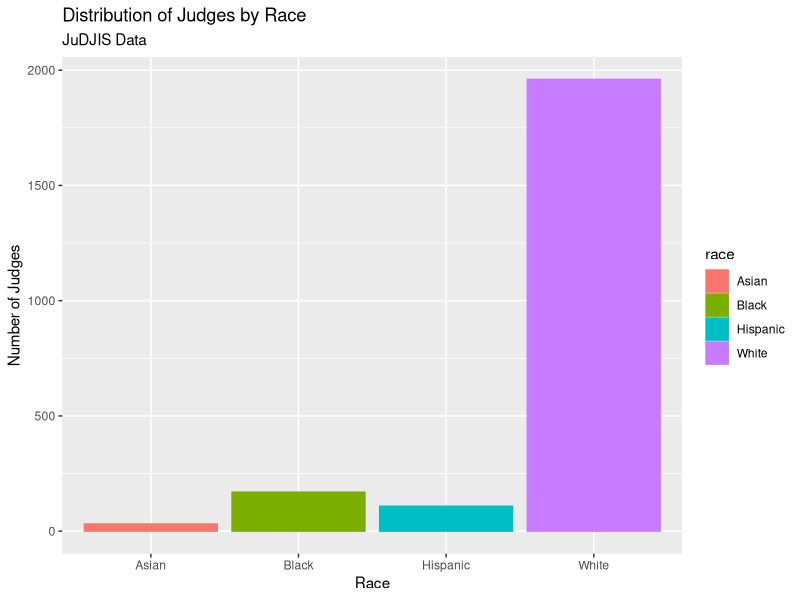

Generate this figure with R:
## ---- chunk 1
library(readr)
judges <- read_csv("data/agjudgeyear_full.csv")
## ---- chunk 2
head(judges)
## ---- chunk 3
judges
## ---- chunk 4
library(ggplot2)
library(tidyverse)

judges <- judges |>
  mutate(
    race = case_when(
      asian == 1 ~ "Asian",
      black == 1 ~ "Black", 
      hispanic == 1 ~ "Hispanic", 
      white == 1 ~ "White"))

ggplot(judges, mapping = aes(x = race, fill = race, color = race)) +
  geom_bar() +
  labs(x = "Race", y = "Number of Judges", title = "Distribution of Judges by Race", subtitle = "JuDJIS Data")
